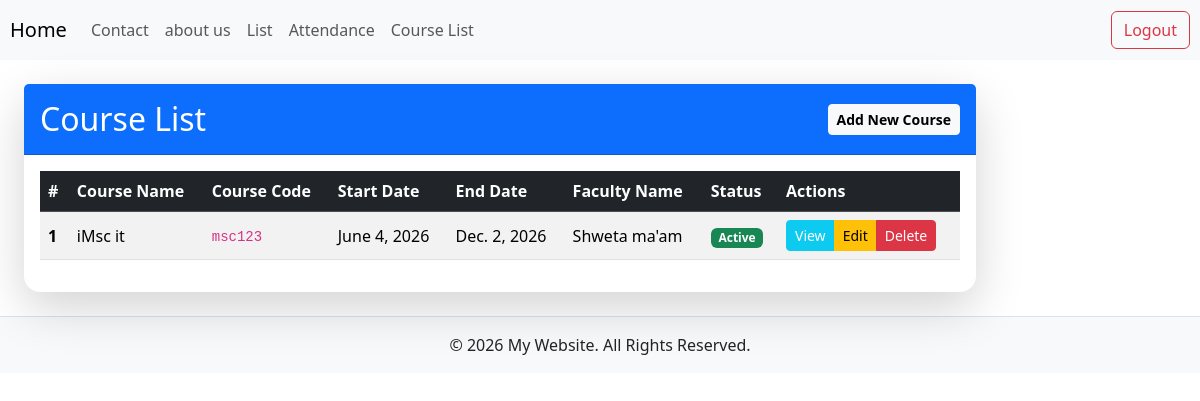
Before: /Course/list/ (signed in) with the older database file.
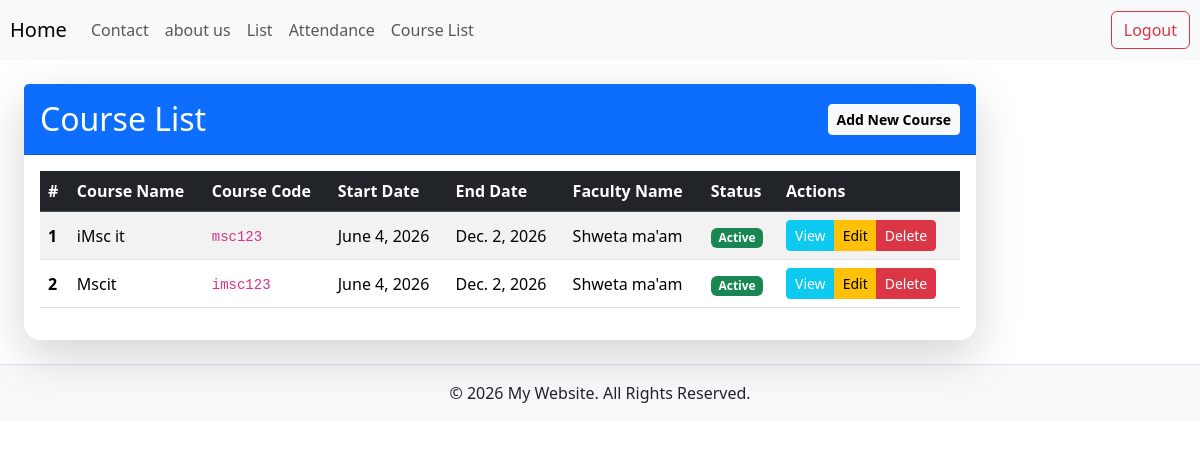
After: the same page with the newer database file.
### student/models.py (models this page shows, shortened)
class Course(models.Model):
    course_name = models.CharField(max_length=100)
    course_code = models.CharField(max_length=20,unique=True)
    start_date = models.DateField()
    end_date = models.DateField()
    faculty_name = models.CharField(max_length=100)
    is_active = models.BooleanField(default=True)

### student/views.py (the view)
# urls.py: path('Course/list/', views.courseListView.as_view(), name='course_list'),
class courseListView(LoginRequiredMixin,ListView):
    model=Course
    template_name='course_crud/course_list.html'
    context_object_name='courses'

### student/templates/course_crud/course_list.html
{% extends 'base.html' %}
{% block content %}
<div class="card shadow-lg border-0 rounded-4">
    <div class="card-header bg-primary text-white d-flex justify-content-between align-items-center py-3">
        <h2 class="mb-0">Course List</h2>
        <a href="{% url 'course_add' %}" class="btn btn-light btn-sm fw-bold">Add New Course</a>
    </div>
    <div class="card-body">
        <table class="table table-striped table-hover align-middle">
            <thead class="table-dark">
                <tr>
                    <th scope="col">#</th>
                    <th scope="col">Course Name</th>
                    <th scope="col">Course Code</th>
                    <th scope="col">Start Date</th>
                    <th scope="col">End Date</th>
                    <th scope="col">Faculty Name</th>
                    <th scope="col">Status</th>
                    <th scope="col">Actions</th>
                </tr>
            </thead>
            <tbody>
                {% for course in courses %}
                <tr>
                    <th scope="row">{{ forloop.counter }}</th>
                    <td>{{ course.course_name }}</td>
                    <td><code>{{ course.course_code }}</code></td>
                    <td>{{ course.start_date }}</td>
                    <td>{{ course.end_date }}</td>
                    <td>{{ course.faculty_name }}</td>
                    <td>
                        {% if course.is_active %}
                            <span class="badge bg-success">Active</span>
                        {% else %}
                            <span class="badge bg-secondary">Inactive</span>
                        {% endif %}
                    </td>
                    <td>
                        <div class="btn-group btn-group-sm" role="group">
                            <a href="{% url 'course_detail' course.pk %}" class="btn btn-info text-white">View</a>
                            <a href="{% url 'course_update' course.pk %}" class="btn btn-warning">Edit</a>
                            <a href="{% url 'course_delete' course.pk %}" class="btn btn-danger">Delete</a>
                        </div>
                    </td>
                </tr>
                {% empty %}
                <tr>
                    <td colspan="8" class="text-center text-muted">No courses found.</td>
                </tr>
                {% endfor %}
            </tbody>
        </table>
    </div>
</div>
{% endblock %}

Changed rows visible on the page:
added Course: course_name "Mscit", course_code "imsc123", start_date "June 4, 2026", end_date "Dec. 2, 2026", faculty_name "Shweta ma'am", is_active "Active"
